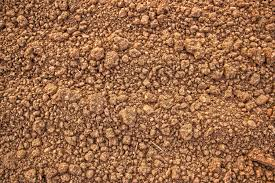
#> input picture temp.jpg, 275 x 183 px
$ python -i predict.py   (imports and definitions only)
#> lines starting #> are read from the running program, lines starting #| are printed output that depends on the picture
import numpy as np
import cv2

def predict_soil(image_input):
    """
    Predict soil properties from image.

    Parameters:
        image_input (str or bytes): image path or bytes

    Returns:
        dict:
            {
                "soil_type": str,
                "moisture": str,
                "texture": str,
                "organic_content": str
            }
    """
#> called with image_input = '../temp.jpg'

    # ================= READ IMAGE =================
    if isinstance(image_input, str):
        image = cv2.imread(image_input)
#> image is the input picture: shape (183, 275, 3); mean B, G, R 73, 107.1, 157
    elif isinstance(image_input, bytes):
        nparr = np.frombuffer(image_input, np.uint8)
        image = cv2.imdecode(nparr, cv2.IMREAD_COLOR)
    else:
        raise ValueError("Invalid image input")

    if image is None:
        raise ValueError("Image could not be loaded")

    # ================= PREPROCESS =================
    image = cv2.resize(image, (256, 256))  # standard size
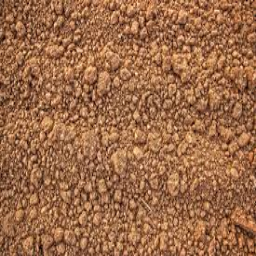
#> image: shape (256, 256, 3); mean B, G, R 72.9, 106.9, 156.8

    hsv = cv2.cvtColor(image, cv2.COLOR_BGR2HSV)
#> hsv: shape (256, 256, 3); mean H, S, V 12.1, 142.7, 156.8
    gray = cv2.cvtColor(image, cv2.COLOR_BGR2GRAY)
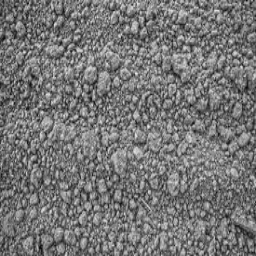
#> gray: shape (256, 256); min 10, max 234, mean 118

    h, s, v = cv2.split(hsv)
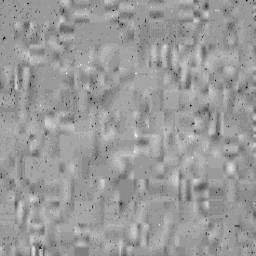
#> h: shape (256, 256); min 0, max 20, mean 12.11; drawn with min black and max white
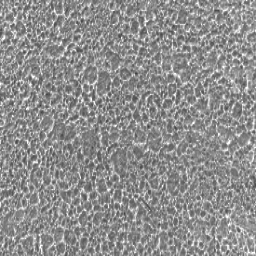
#> s: shape (256, 256); min 56, max 255, mean 142.7
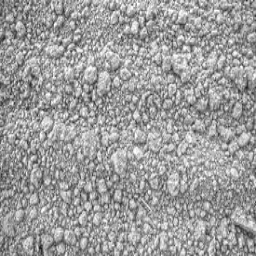
#> v: shape (256, 256); min 28, max 255, mean 156.8

    mean_brightness = np.mean(v)
#> mean_brightness = 156.8
    mean_hue = np.mean(h)
#> mean_hue = 12.11
    mean_sat = np.mean(s)
#> mean_sat = 142.7

    edges = cv2.Canny(gray, 100, 200)
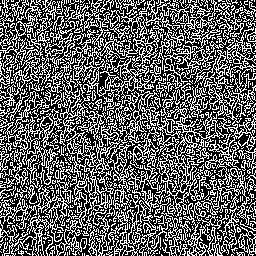
#> edges: shape (256, 256); 38.3% white in thin lines or dots
    edge_density = np.sum(edges / 255.0) / (edges.shape[0] * edges.shape[1])
#> edge_density = 0.383

    # ================= FEATURE LOGIC =================

    # Texture
    if edge_density > 0.08:
        texture = "Coarse"
    elif edge_density > 0.03:
        texture = "Medium"
    else:
        texture = "Fine"

    # Moisture
    if mean_brightness < 80:
        moisture = "High"
    elif mean_brightness < 150:
        moisture = "Medium"
    else:
        moisture = "Low"

    # Organic Content
    if mean_brightness < 70:
        organic_content = "High"
    elif mean_brightness < 130:
        organic_content = "Medium"
    else:
        organic_content = "Low"

    # Soil Type
    if mean_sat < 40 and edge_density > 0.05:
        soil_type = "Rocky"
    elif mean_hue < 20 and mean_sat > 100:
        soil_type = "Sandy"
    elif 20 <= mean_hue < 40 and mean_sat > 80:
        soil_type = "Clay"
    elif mean_brightness < 100:
        soil_type = "Alluvial"
    else:
        soil_type = "Loamy"

    # ================= RETURN =================
    return {
#> (the run stopped early here; a loop or call above may not have finished)
